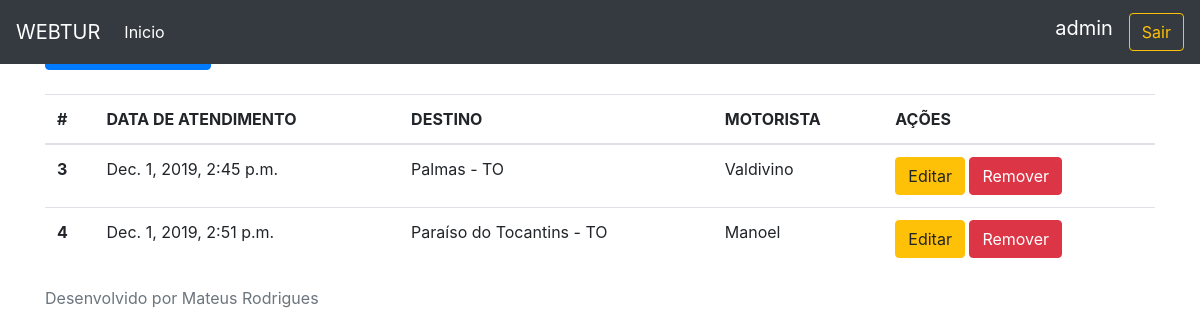
Page /atendimento/ (signed in) on the earlier database version.
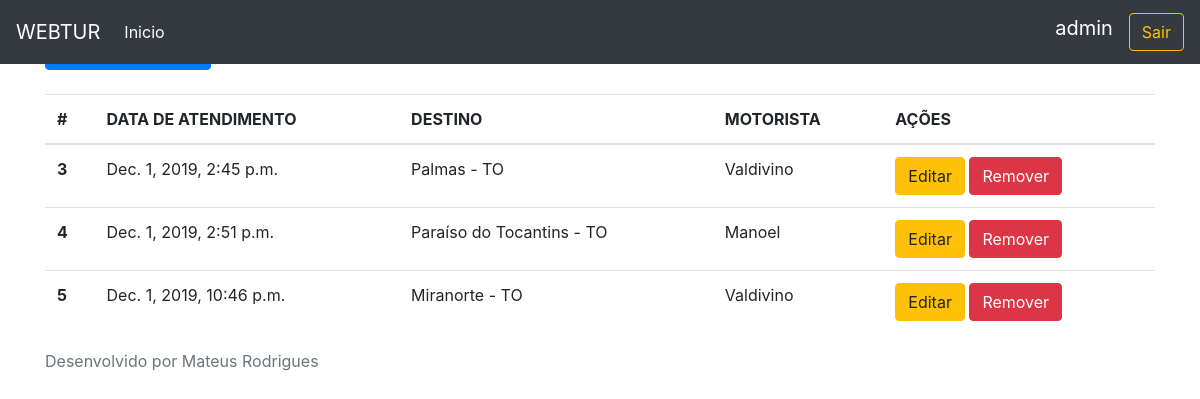
Same page on the later database version.
### website/models.py (models this page shows, shortened)
class Atendimento(models.Model):
    motorista = models.ForeignKey(Funcionario,on_delete=models.CASCADE)
    veiculo = models.ForeignKey(Veiculo,on_delete=models.CASCADE)
    data_atendimento = models.DateTimeField(auto_now_add=True)
    destino = models.CharField(max_length=255,null=False,blank=False)
    observacao = models.CharField(max_length=255,null=True,blank=True, verbose_name='observação')

class Funcionario(models.Model):
    nome = models.CharField(max_length=255,null=False,blank=False)
    sobrenome = models.CharField(max_length=255,null=False,blank=False)
    cpf = models.CharField(max_length=14,null=False,blank=False)
    tempo_de_servico = models.IntegerField(default=0,null=False,blank=False)
    remuneracao = models.DecimalField(max_digits=8,decimal_places=2,null=False,blank=False)
    class Meta:
        ordering = ['nome']
        verbose_name = 'Funcionário'
    def __str__(self):
        return self.nome

### website/views.py (the view)
# urls.py: path('atendimento/', listaAtendimento, name="lista_atendimentos"),
@login_required
def listaAtendimento(request):
    lista_atendimento = Atendimento.objects.all()
    return render(request, 'lista_atendimento.html', context={'lista_atendimento': lista_atendimento})

### website/templates/lista_atendimento.html
{% extends 'base.html' %}
{% block conteudo %}
<mat-card>
    <mat-card-header><h5 class="text-center">Lista de Atendimentos</h5></mat-card-header>
</mat-card>
    <a class="btn btn-primary" role='button' href='/atendimento/add'>Novo Atendimento</a>
    <br />
    <br />
    <table class="table">
        <thead>
            <tr>
                <th scope="col">#</th>
                <th scope="col">DATA DE ATENDIMENTO</th>
                <th scope="col">DESTINO</th>
                <th scope="col">MOTORISTA</th>
                <th scope="col">AÇÕES</th>
            </tr>
        </thead>
        <tbody>
            {% for a in lista_atendimento %}
                <tr>
                    <th scope="row">{{ a.pk }}</th>
                    <td>{{ a.data_atendimento }}</td>
                    <td>{{ a.destino }}</td>
                    <td>{{a.motorista}}</td>
                    <td>
                        <a href="/atendimento/editar/{{a.pk}}" class="btn btn-warning" >Editar</a>
                        <a href="/atendimento/remover/{{a.pk}}" class="btn btn-danger" >Remover</a>
                    </td>
                </tr>
            {% endfor %}
        </tbody>
    </table>
{% endblock %}

### website/templates/base.html (shortened to what this page needs)
<!doctype html>
<html lang="en">
  <head>
    <link rel="stylesheet" href="https://maxcdn.bootstrapcdn.com/bootstrap/4.0.0/css/bootstrap.min.css">
    <link rel="stylesheet" href="https://getbootstrap.com/docs/4.0/examples/sticky-footer-navbar/sticky-footer-navbar.css" />
  </head>
  <body>
    <header>
      <nav class="navbar navbar-expand-md navbar-dark fixed-top bg-dark">
        <a class="navbar-brand" href="#">
          WEBTUR
        </a>
        <div class="collapse navbar-collapse" id="navbarCollapse">
          <ul class="navbar-nav mr-auto">
            <li class="nav-item">
              <a class="nav-link" href="/index"><font color='#fff'>Inicio</font></a>
            </li>
            </ul>
            <label class="navbar-brand">{{request.user}}</label>
	          <a class="btn btn-outline-warning my-2 my-sm-0" href="/">Sair</a>
        </div>
      </nav>
    </header>
    <main role="main" class="container">
        {% block conteudo %}
        {% endblock %}
    </main>
    <footer class="footer">
      <div class="container">
        <span class="text-muted">Desenvolvido por Mateus Rodrigues</span>
      </div>
    </footer>
  </body>
</html>

Differences in the rows shown:
added Atendimento: pk "5", data_atendimento "Dec. 1, 2019, 10:46 p.m.", destino "Miranorte - TO", motorista "Valdivino"
